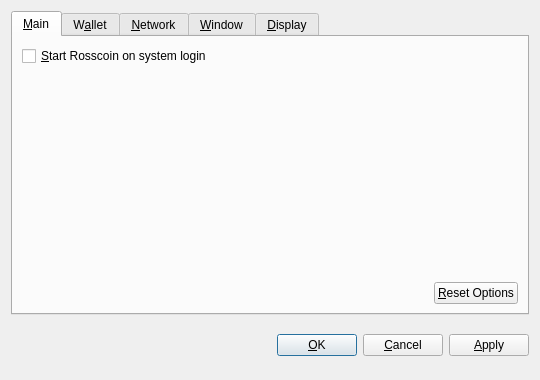
<?xml version="1.0" encoding="UTF-8"?>
<ui version="4.0">
 <class>OptionsDialog</class>
 <widget class="QDialog" name="OptionsDialog">
  <property name="geometry">
   <rect>
    <x>0</x>
    <y>0</y>
    <width>540</width>
    <height>380</height>
   </rect>
  </property>
  <property name="windowTitle">
   <string>Options</string>
  </property>
  <property name="modal">
   <bool>true</bool>
  </property>
  <layout class="QVBoxLayout" name="verticalLayout">
   <item>
    <widget class="QTabWidget" name="tabWidget">
     <property name="tabPosition">
      <enum>QTabWidget::North</enum>
     </property>
     <property name="currentIndex">
      <number>0</number>
     </property>
     <widget class="QWidget" name="tabMain">
      <attribute name="title">
       <string>&amp;Main</string>
      </attribute>
      <layout class="QVBoxLayout" name="verticalLayout_Main">
       <item>
        <widget class="QCheckBox" name="bitcoinAtStartup">
         <property name="toolTip">
          <string>Automatically start Rosscoin after logging in to the system.</string>
         </property>
         <property name="text">
          <string>&amp;Start Rosscoin on system login</string>
         </property>
        </widget>
       </item>
       <item>
        <spacer name="verticalSpacer_Main">
         <property name="orientation">
          <enum>Qt::Vertical</enum>
         </property>
         <property name="sizeHint" stdset="0">
          <size>
           <width>20</width>
           <height>40</height>
          </size>
         </property>
        </spacer>
       </item>
       <item>
        <layout class="QHBoxLayout" name="horizontalLayout_2_Main">
         <item>
          <spacer name="horizontalSpacer_2_Main">
           <property name="orientation">
            <enum>Qt::Horizontal</enum>
           </property>
           <property name="sizeHint" stdset="0">
            <size>
             <width>40</width>
             <height>20</height>
            </size>
           </property>
          </spacer>
         </item>
         <item>
          <widget class="QPushButton" name="resetButton">
           <property name="toolTip">
            <string>Reset all client options to default.</string>
           </property>
           <property name="text">
            <string>&amp;Reset Options</string>
           </property>
           <property name="autoDefault">
            <bool>false</bool>
           </property>
          </widget>
         </item>
        </layout>
       </item>
      </layout>
     </widget>
     <widget class="QWidget" name="tabWallet">
      <attribute name="title">
       <string>W&amp;allet</string>
      </attribute>
      <layout class="QVBoxLayout" name="verticalLayout_Network">
       <item>
        <widget class="QLabel" name="transactionFeeInfoLabel">
         <property name="text">
          <string>Optional transaction fee per kB that helps make sure your transactions are processed quickly. Most transactions are 1 kB.</string>
         </property>
         <property name="textFormat">
          <enum>Qt::PlainText</enum>
         </property>
         <property name="wordWrap">
          <bool>true</bool>
         </property>
        </widget>
       </item>
       <item>
        <layout class="QHBoxLayout" name="horizontalLayout_1_Main">
         <item>
          <widget class="QLabel" name="transactionFeeLabel">
           <property name="text">
            <string>Pay transaction &amp;fee</string>
           </property>
           <property name="textFormat">
            <enum>Qt::PlainText</enum>
           </property>
           <property name="buddy">
            <cstring>transactionFee</cstring>
           </property>
          </widget>
         </item>
         <item>
          <widget class="BitcoinAmountField" name="transactionFee"/>
         </item>
         <item>
          <spacer name="horizontalSpacer_1_Main">
           <property name="orientation">
            <enum>Qt::Horizontal</enum>
           </property>
           <property name="sizeHint" stdset="0">
            <size>
             <width>40</width>
             <height>20</height>
            </size>
           </property>
          </spacer>
         </item>
        </layout>
       </item>
       <item>
        <widget class="QLabel" name="label">
         <property name="text">
          <string>If you disable the spending of unconfirmed change, the change from a transaction cannot be used until that transaction has at least one confirmation. This also affects how your balance is computed.</string>
         </property>
         <property name="wordWrap">
          <bool>true</bool>
         </property>
        </widget>
       </item>
       <item>
        <widget class="QCheckBox" name="spendZeroConfChange">
         <property name="text">
          <string>Spend unconfirmed change  (experts only)</string>
         </property>
        </widget>
       </item>
       <item>
        <spacer name="verticalSpacer">
         <property name="orientation">
          <enum>Qt::Vertical</enum>
         </property>
         <property name="sizeHint" stdset="0">
          <size>
           <width>20</width>
           <height>40</height>
          </size>
         </property>
        </spacer>
       </item>
      </layout>
     </widget>
     <widget class="QWidget" name="tabNetwork">
      <attribute name="title">
       <string>&amp;Network</string>
      </attribute>
      <layout class="QVBoxLayout" name="verticalLayout_Network">
       <item>
        <widget class="QCheckBox" name="mapPortUpnp">
         <property name="toolTip">
          <string>Automatically open the Rosscoin client port on the router. This only works when your router supports UPnP and it is enabled.</string>
         </property>
         <property name="text">
          <string>Map port using &amp;UPnP</string>
         </property>
        </widget>
       </item>
       <item>
        <widget class="QCheckBox" name="connectSocks">
         <property name="toolTip">
          <string>Connect to the Rosscoin network through a SOCKS proxy (e.g. when connecting through Tor).</string>
         </property>
         <property name="text">
          <string>&amp;Connect through SOCKS proxy:</string>
         </property>
        </widget>
       </item>
       <item>
        <layout class="QHBoxLayout" name="horizontalLayout_Network">
         <item>
          <widget class="QLabel" name="proxyIpLabel">
           <property name="text">
            <string>Proxy &amp;IP:</string>
           </property>
           <property name="textFormat">
            <enum>Qt::PlainText</enum>
           </property>
           <property name="buddy">
            <cstring>proxyIp</cstring>
           </property>
          </widget>
         </item>
         <item>
          <widget class="QValidatedLineEdit" name="proxyIp">
           <property name="maximumSize">
            <size>
             <width>140</width>
             <height>16777215</height>
            </size>
           </property>
           <property name="toolTip">
            <string>IP address of the proxy (e.g. 127.0.0.1)</string>
           </property>
          </widget>
         </item>
         <item>
          <widget class="QLabel" name="proxyPortLabel">
           <property name="text">
            <string>&amp;Port:</string>
           </property>
           <property name="textFormat">
            <enum>Qt::PlainText</enum>
           </property>
           <property name="buddy">
            <cstring>proxyPort</cstring>
           </property>
          </widget>
         </item>
         <item>
          <widget class="QLineEdit" name="proxyPort">
           <property name="maximumSize">
            <size>
             <width>55</width>
             <height>16777215</height>
            </size>
           </property>
           <property name="toolTip">
            <string>Port of the proxy (e.g. 9050)</string>
           </property>
          </widget>
         </item>
         <item>
          <widget class="QLabel" name="socksVersionLabel">
           <property name="text">
            <string>SOCKS &amp;Version:</string>
           </property>
           <property name="textFormat">
            <enum>Qt::PlainText</enum>
           </property>
           <property name="buddy">
            <cstring>socksVersion</cstring>
           </property>
          </widget>
         </item>
         <item>
          <widget class="QValueComboBox" name="socksVersion">
           <property name="toolTip">
            <string>SOCKS version of the proxy (e.g. 5)</string>
           </property>
          </widget>
         </item>
         <item>
          <spacer name="horizontalSpacer_Network">
           <property name="orientation">
            <enum>Qt::Horizontal</enum>
           </property>
           <property name="sizeHint" stdset="0">
            <size>
             <width>40</width>
             <height>20</height>
            </size>
           </property>
          </spacer>
         </item>
        </layout>
       </item>
       <item>
        <spacer name="verticalSpacer_Network">
         <property name="orientation">
          <enum>Qt::Vertical</enum>
         </property>
         <property name="sizeHint" stdset="0">
          <size>
           <width>20</width>
           <height>40</height>
          </size>
         </property>
        </spacer>
       </item>
      </layout>
     </widget>
     <widget class="QWidget" name="tabWindow">
      <attribute name="title">
       <string>&amp;Window</string>
      </attribute>
      <layout class="QVBoxLayout" name="verticalLayout_Window">
       <item>
        <widget class="QCheckBox" name="minimizeToTray">
         <property name="toolTip">
          <string>Show only a tray icon after minimizing the window.</string>
         </property>
         <property name="text">
          <string>&amp;Minimize to the tray instead of the taskbar</string>
         </property>
        </widget>
       </item>
       <item>
        <widget class="QCheckBox" name="minimizeOnClose">
         <property name="toolTip">
          <string>Minimize instead of exit the application when the window is closed. When this option is enabled, the application will be closed only after selecting Quit in the menu.</string>
         </property>
         <property name="text">
          <string>M&amp;inimize on close</string>
         </property>
        </widget>
       </item>
       <item>
        <spacer name="verticalSpacer_Window">
         <property name="orientation">
          <enum>Qt::Vertical</enum>
         </property>
         <property name="sizeHint" stdset="0">
          <size>
           <width>20</width>
           <height>40</height>
          </size>
         </property>
        </spacer>
       </item>
      </layout>
     </widget>
     <widget class="QWidget" name="tabDisplay">
      <attribute name="title">
       <string>&amp;Display</string>
      </attribute>
      <layout class="QVBoxLayout" name="verticalLayout_Display">
       <item>
        <layout class="QHBoxLayout" name="horizontalLayout_1_Display">
         <item>
          <widget class="QLabel" name="langLabel">
           <property name="text">
            <string>User Interface &amp;language:</string>
           </property>
           <property name="textFormat">
            <enum>Qt::PlainText</enum>
           </property>
           <property name="buddy">
            <cstring>lang</cstring>
           </property>
          </widget>
         </item>
         <item>
          <widget class="QValueComboBox" name="lang">
           <property name="toolTip">
            <string>The user interface language can be set here. This setting will take effect after restarting Rosscoin.</string>
           </property>
          </widget>
         </item>
        </layout>
       </item>
       <item>
        <layout class="QHBoxLayout" name="horizontalLayout_2_Display">
         <item>
          <widget class="QLabel" name="unitLabel">
           <property name="text">
            <string>&amp;Unit to show amounts in:</string>
           </property>
           <property name="textFormat">
            <enum>Qt::PlainText</enum>
           </property>
           <property name="buddy">
            <cstring>unit</cstring>
           </property>
          </widget>
         </item>
         <item>
          <widget class="QValueComboBox" name="unit">
           <property name="toolTip">
            <string>Choose the default subdivision unit to show in the interface and when sending coins.</string>
           </property>
          </widget>
         </item>
        </layout>
       </item>
       <item>
        <widget class="QCheckBox" name="displayAddresses">
         <property name="toolTip">
          <string>Whether to show Rosscoin addresses in the transaction list or not.</string>
         </property>
         <property name="text">
          <string>&amp;Display addresses in transaction list</string>
         </property>
        </widget>
       </item>
       <item>
        <widget class="QCheckBox" name="coinControlFeatures">
         <property name="toolTip">
          <string>Whether to show coin control features or not.</string>
         </property>
         <property name="text">
          <string>Display coin &amp;control features (experts only!)</string>
         </property>
        </widget>
       </item>
       <item>
        <spacer name="verticalSpacer_Display">
         <property name="orientation">
          <enum>Qt::Vertical</enum>
         </property>
         <property name="sizeHint" stdset="0">
          <size>
           <width>20</width>
           <height>40</height>
          </size>
         </property>
        </spacer>
       </item>
      </layout>
     </widget>
    </widget>
   </item>
   <item>
    <layout class="QHBoxLayout" name="horizontalLayout_Buttons">
     <item>
      <spacer name="horizontalSpacer_1">
       <property name="orientation">
        <enum>Qt::Horizontal</enum>
       </property>
       <property name="sizeHint" stdset="0">
        <size>
         <width>40</width>
         <height>48</height>
        </size>
       </property>
      </spacer>
     </item>
     <item>
      <widget class="QLabel" name="statusLabel">
       <property name="font">
        <font>
         <weight>75</weight>
         <bold>true</bold>
        </font>
       </property>
       <property name="text">
        <string/>
       </property>
       <property name="textFormat">
        <enum>Qt::PlainText</enum>
       </property>
       <property name="wordWrap">
        <bool>true</bool>
       </property>
      </widget>
     </item>
     <item>
      <spacer name="horizontalSpacer_2">
       <property name="orientation">
        <enum>Qt::Horizontal</enum>
       </property>
       <property name="sizeHint" stdset="0">
        <size>
         <width>40</width>
         <height>48</height>
        </size>
       </property>
      </spacer>
     </item>
     <item>
      <widget class="QPushButton" name="okButton">
       <property name="text">
        <string>&amp;OK</string>
       </property>
      </widget>
     </item>
     <item>
      <widget class="QPushButton" name="cancelButton">
       <property name="text">
        <string>&amp;Cancel</string>
       </property>
       <property name="autoDefault">
        <bool>false</bool>
       </property>
      </widget>
     </item>
     <item>
      <widget class="QPushButton" name="applyButton">
       <property name="text">
        <string>&amp;Apply</string>
       </property>
       <property name="autoDefault">
        <bool>false</bool>
       </property>
      </widget>
     </item>
    </layout>
   </item>
  </layout>
 </widget>
 <customwidgets>
  <customwidget>
   <class>BitcoinAmountField</class>
   <extends>QSpinBox</extends>
   <header>bitcoinamountfield.h</header>
  </customwidget>
  <customwidget>
   <class>QValueComboBox</class>
   <extends>QComboBox</extends>
   <header>qvaluecombobox.h</header>
  </customwidget>
  <customwidget>
   <class>QValidatedLineEdit</class>
   <extends>QLineEdit</extends>
   <header>qvalidatedlineedit.h</header>
  </customwidget>
 </customwidgets>
 <resources/>
 <connections/>
</ui>
